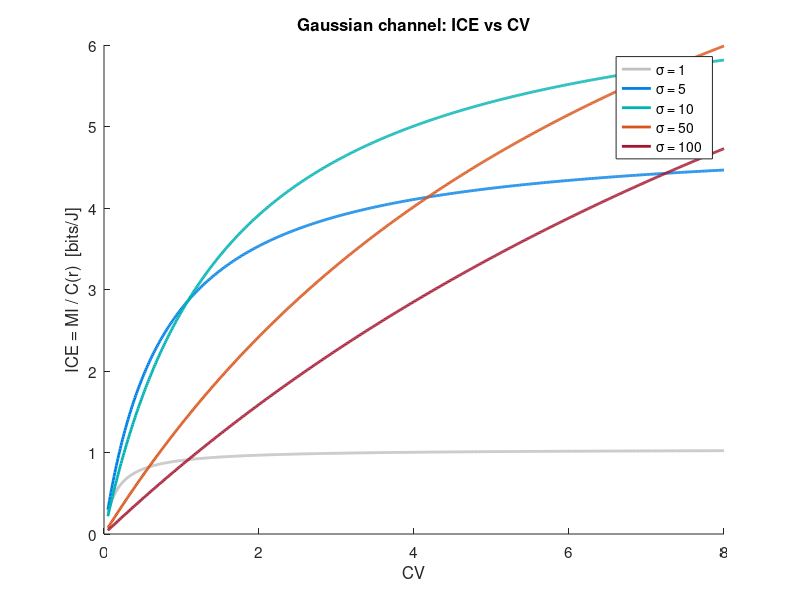

The MATLAB source for this figure:
%% figure3_panelD.m — Gaussian channel ICE vs CV (for Fig. 4G overlay)
%
%  Signal:  r ~ N(mu, sigma^2),  sigma fixed per curve
%  Channel: y = r + n,  n ~ N(0, sigma_n^2)
%  MI  = 0.5 * log2(1 + sigma^2 / sigma_n^2)   [bits]   — constant per sigma
%  Cost = 2.4 + 0.37 * mu                       [W]      — physiological (Cost 1)
%  CV  = sigma / mu  =>  mu = sigma / CV
%  ICE = MI / Cost                               [bits/J]
%
%  Sweep sigma = {1, 5, 10, 50, 100}, sigma_n = 1

clear; clc; close all;

%% Parameters
sigma_n   = 1.0;
sigma_set = [1, 5, 10, 50, 100];
R0        = 5;                              % observation rate [Hz]
CV_vec    = 0.05:0.01:8;

nS  = length(sigma_set);
nCV = length(CV_vec);

%% Compute ICE curves
MI_vals    = zeros(nS, 1);                  % bits per channel use
MI_rate    = zeros(nS, 1);                  % bits/s
ICE_curves = zeros(nS, nCV);

for si = 1:nS
    sig = sigma_set(si);
    MI_vals(si) = 0.5 * log2(1 + sig^2 / sigma_n^2);
    MI_rate(si) = MI_vals(si) * R0;         % bits/s
    mu_vec = sig ./ CV_vec;
    C_vec  = 2.4 + 0.37 * mu_vec;           % W = J/s
    ICE_curves(si, :) = MI_rate(si) ./ C_vec;  % bits/J
end

%% Print MI values
fprintf('\n  sigma   MI [bits]   MI_rate [bits/s]   ICE_max [bits/J]\n');
fprintf('  -----   ---------   ---------------   ----------------\n');
for si = 1:nS
    fprintf('  %4d    %.4f      %.4f            %.4f\n', ...
        sigma_set(si), MI_vals(si), MI_rate(si), MI_rate(si) / 2.4);
end
fprintf('\n');

%% Plot
figure;
set(gcf, 'Color', 'w', 'Position', [200 200 600 450]);

cmap = [0.75 0.75 0.75;     % gray    sigma=1
        0.00 0.50 0.90;     % blue    sigma=5
        0.00 0.70 0.70;     % teal    sigma=10
        0.85 0.33 0.10;     % orange  sigma=50
        0.64 0.08 0.18];    % crimson sigma=100

hold on;
hleg = zeros(nS, 1);
for si = 1:nS
    hleg(si) = plot(CV_vec, ICE_curves(si,:), '-', ...
        'Color', cmap(si,:), 'LineWidth', 2);
end

xlabel('CV', 'FontSize', 13);
ylabel('ICE = MI / C(r)  [bits/J]', 'FontSize', 13);
title('Gaussian channel: ICE vs CV', 'FontSize', 14, 'FontWeight', 'bold');
set(gca, 'FontSize', 11);
xlim([0 8]);

legend(hleg, arrayfun(@(s) sprintf('\\sigma = %d', s), sigma_set, ...
    'UniformOutput', false), 'Location', 'northeast', 'FontSize', 10);

box off;
